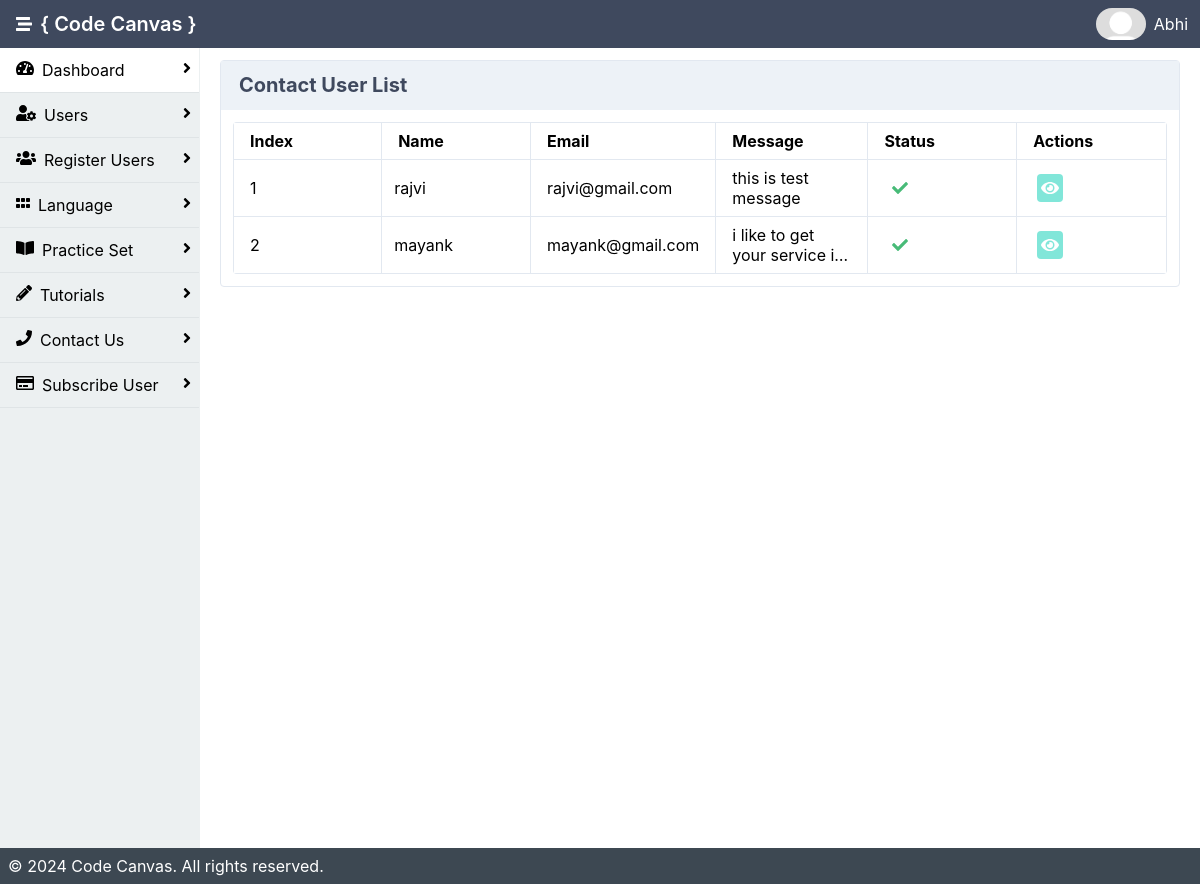
Page /admin/contact.php (signed in) on the earlier database version.
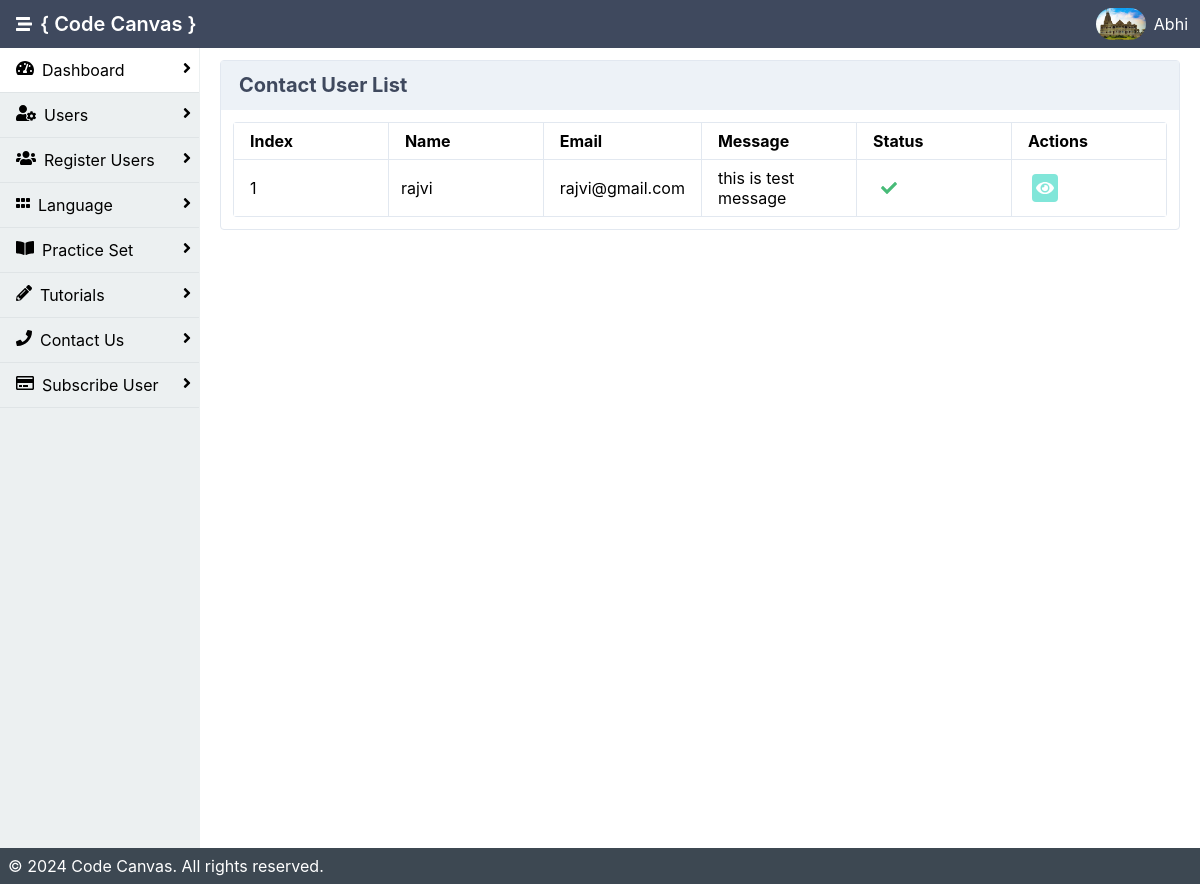
Same page on the later database version.
### tables this page shows
CREATE TABLE `contact` (
  `cid` int(11) NOT NULL,
  `c_name` varchar(200) NOT NULL,
  `c_email` varchar(200) NOT NULL,
  `message` varchar(500) NOT NULL,
  `is_active` int(11) NOT NULL DEFAULT 1
);

CREATE TABLE `user` (
  `user_id` int(11) NOT NULL,
  `u_image` varchar(200) DEFAULT NULL,
  `name` varchar(200) NOT NULL,
  `email` varchar(200) NOT NULL,
  `passwd` varchar(50) NOT NULL,
  `is_active` int(11) NOT NULL DEFAULT 0,
  `created_date` date NOT NULL DEFAULT current_timestamp(),
  `number` varchar(10) NOT NULL,
  `city` varchar(400) NOT NULL
);

### admin/contact.php (the view, shortened to what the changed rows need)
<?php
include 'inc/header.php';
$records_per_page = 8;
$current_page = isset($_GET['page']) ? $_GET['page'] : 1;
$start_from = ($current_page - 1) * $records_per_page;
$qry = "SELECT * FROM contact LIMIT $start_from, $records_per_page";
$data = mysqli_query($con, $qry);
$index_start = ($current_page - 1) * $records_per_page + 0;
?>
<!DOCTYPE html>
<html lang="en">
<div class="mx-auto bg-grey-400">
    <div class="min-h-screen flex flex-col">
        <div class="flex flex-1">
            <main class="bg-white-500 flex-1 p-3 overflow-hidden">
            <div class="flex flex-1  flex-col md:flex-row lg:flex-row mx-2">
                        <div class="mb-2 border-solid border-gray-300 rounded border shadow-sm w-full">
                            <div class="p-3">
                                <table class="table-responsive w-full rounded">
                                    <thead>
                                      <tr>
                                          <th class="border w-1/6 px-4 py-2">Index</th>
                                          <th class="border w-1/6 px-4 py-2">Name</th>
                                          <th class="border w-1/6 px-4 py-2">Email</th>
                                          <th class="border w-1/6 px-4 py-2">Message</th>
                                        <th class="border w-1/6 px-4 py-2">Status</th>
                                        <th class="border w-1/6 px-4 py-2">Actions</th>
                                      </tr>
                                    </thead>
                                    <tbody>
                                    <?php
                                    $i = $index_start;
                                    $co=0;
                                    if(mysqli_num_rows($data) > 0 ){
                                    while($result= mysqli_fetch_assoc($data)){
                                        $i++;
                                        $popup_container = "popup-container".$i;
                                    ?>
                                        <tr>
                                            <td class="border px-4 py-2"><?php echo $i;?></td>
                                            <td class="border px-3 py-2"><?php echo $result['c_name'];?></td>
                                            <td class="border px-4 py-2"><?php echo $result['c_email'];?></td>
                                            <td class="border px-4 py-2"><p class="textwrap"><?php echo $result['message'];?></p></td>
                                            <td class="border px-4 py-2"><?php if($result['is_active'] == 1){?>
                                                <i class="fa fa-check text-green-500 mx-2"></i>
                                                <?php }else{ ?>
                                                    <i class="fa fa-close text-red-500 mx-2"></i>
                                                <?php }?></td>
                                            <td class="border px-4 py-2">
                                            <a class="bg-teal-300 cursor-pointer rounded p-1 mx-1 text-white">
                                                        <i class="fas fa-eye" onclick="openPopup('<?php echo $popup_container; ?>')"></i></a>
                                            </td>
                                        </tr>
                                        <?php $co++; } }else{
                                            ?>
                        <tr class="border"><td>No Data Found!!</td></tr>
                                            <?php
                    }?>
                                    </tbody>
                                </table>
                            </div>
                        </div>
                    </div>
                </div>
        </div>
    </div>
</body>
</html>

### admin/inc/header.php (shortened to what the changed rows need)
<?php
include 'db.php';
$userid = $_SESSION["userid"];
$name = $_SESSION["name"];
$qry = "SELECT * FROM user WHERE user_id= '".$userid."'";
$res = mysqli_query($con , $qry);
$data = mysqli_fetch_assoc($res);
$image = "uploads/".$data['u_image'];
?>
<html lang="en">
<head>
    <link rel="stylesheet" href="./dist/styles.css">
    <link rel="stylesheet" href="https://cdnjs.cloudflare.com/ajax/libs/font-awesome/4.7.0/css/font-awesome.min.css">
</head>
<body>
<header class="bg-nav">
            <div class="flex justify-between">
                <div class="p-1 mx-3 inline-flex items-center">
                    <h1 class="text-white p-2">{ Code Canvas }</h1>
                </div>
                <div class="p-1 flex flex-row items-center">
                    <?php if(isset($data['u_image']) && file_exists($image)){
                                                    ?>
                    <img onmouseover="profileToggle()" class="inline-block h-8 rounded-full" src="<?php echo 'uploads/'.$data['u_image'];?>" alt="">
                    <?php }else{ ?>
                                                    <img src="uploads/images.png" onmouseover="profileToggle()" class="inline-block h-8 rounded-full"></img>
                                                    <?php } ?>
                    <a href="#" onmouseover="profileToggle()" onmouseout="profileToggle()" class="text-white p-2 no-underline hidden md:block lg:block"><?php echo $name; ?></a>
                </div>
            </div>
        </header>

Differences in the rows shown:
removed contact: c_name "mayank", c_email "mayank@gmail.com", message "i like to get your service…", is_active 1 (drawn)
now on this page (row edited): user: u_image (picture)
